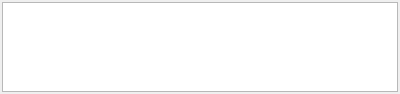
<?xml version="1.0" encoding="UTF-8"?>
<ui version="4.0">
 <class>LogWidget</class>
 <widget class="QWidget" name="LogWidget">
  <property name="geometry">
   <rect>
    <x>0</x>
    <y>0</y>
    <width>400</width>
    <height>94</height>
   </rect>
  </property>
  <property name="windowTitle">
   <string>Form</string>
  </property>
  <property name="layoutDirection">
   <enum>Qt::LeftToRight</enum>
  </property>
  <property name="autoFillBackground">
   <bool>true</bool>
  </property>
  <layout class="QVBoxLayout" name="verticalLayout">
   <property name="leftMargin">
    <number>2</number>
   </property>
   <property name="topMargin">
    <number>2</number>
   </property>
   <property name="rightMargin">
    <number>2</number>
   </property>
   <property name="bottomMargin">
    <number>2</number>
   </property>
   <item>
    <widget class="QPlainTextEdit" name="plainTextEdit"/>
   </item>
  </layout>
 </widget>
 <resources/>
 <connections/>
</ui>
